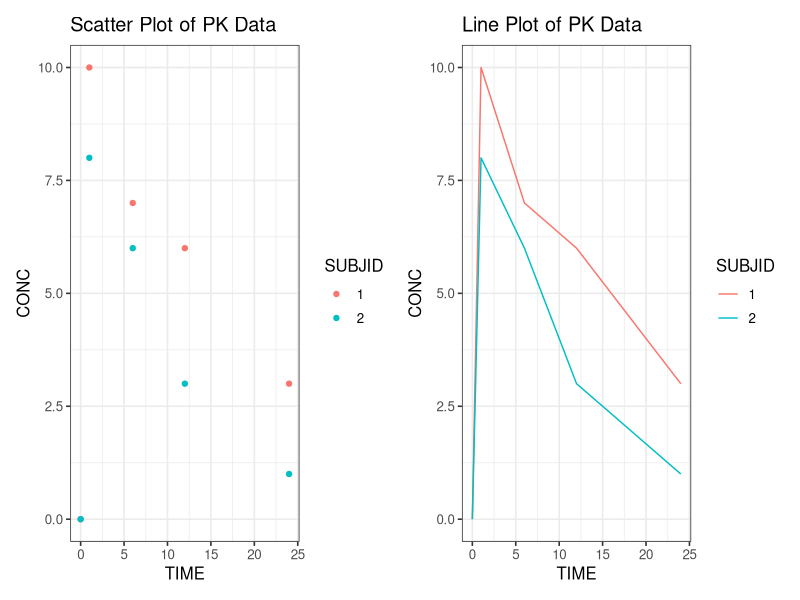

Reproduce this figure in R.
## ---- chunk 1
library(tidyverse); theme_set(theme_bw(base_size = 12))
library(knitr)
pk <- tibble(SUBJID = as.character(rep(1:2, each = 5)),
             TIME = rep(c(0, 1, 6, 12, 24), 2), 
             CONC = c(0, 10, 7, 6, 3, 0, 8, 6, 3, 1))
## ---- chunk 2
kable(pk, padding = 0)
## ---- chunk 3
library(tidyverse)
library(forcats)
pk_mapped <- pk %>%
  rename(colour = SUBJID,
         x = TIME,
         y = CONC) %>%
  mutate(colour = factor(colour, labels = c("red", "blue")))
kable(pk_mapped, padding = 0)
## ---- chunk 4
library(patchwork)
# Define the base mapping
base_mapping <- ggplot(data = pk,
                       aes(x = TIME, y = CONC, colour = SUBJID)) 

# A scatter plot
scatter_plot <- base_mapping + 
  geom_point() +
  ggtitle("Scatter Plot of PK Data")

# A line plot
line_plot <- base_mapping + 
  geom_line()+
  ggtitle("Line Plot of PK Data") 

scatter_plot | line_plot
